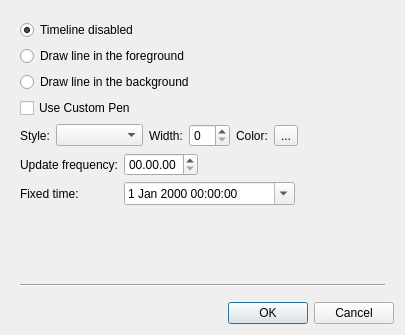
<?xml version="1.0" encoding="UTF-8"?>
<ui version="4.0">
 <class>KGantt::DateTimeTimeLineDialog</class>
 <widget class="QDialog" name="KGantt::DateTimeTimeLineDialog">
  <property name="geometry">
   <rect>
    <x>0</x>
    <y>0</y>
    <width>405</width>
    <height>335</height>
   </rect>
  </property>
  <property name="sizePolicy">
   <sizepolicy hsizetype="Minimum" vsizetype="Preferred">
    <horstretch>0</horstretch>
    <verstretch>0</verstretch>
   </sizepolicy>
  </property>
  <property name="windowTitle">
   <string>Timeline Settings</string>
  </property>
  <layout class="QVBoxLayout" name="verticalLayout_3">
   <item>
    <widget class="QWidget" name="widget" native="true">
     <layout class="QVBoxLayout" name="verticalLayout">
      <item>
       <layout class="QVBoxLayout" name="verticalLayout_2">
        <item>
         <widget class="QRadioButton" name="timeLineDisabled">
          <property name="text">
           <string>Timeline disabled</string>
          </property>
          <property name="checked">
           <bool>true</bool>
          </property>
         </widget>
        </item>
        <item>
         <widget class="QRadioButton" name="foreground">
          <property name="text">
           <string>Draw line in the foreground</string>
          </property>
         </widget>
        </item>
        <item>
         <widget class="QRadioButton" name="background">
          <property name="text">
           <string>Draw line in the background</string>
          </property>
         </widget>
        </item>
       </layout>
      </item>
      <item>
       <widget class="QCheckBox" name="useCustomPen">
        <property name="toolTip">
         <string comment="@info:tooltip">&lt;html&gt;&lt;head/&gt;&lt;body&gt;&lt;p&gt;When deactivated, a cosmetic pen with &lt;span style=&quot; font-style:italic;&quot;&gt;highlight&lt;/span&gt; color will be used.&lt;/p&gt;&lt;/body&gt;&lt;/html&gt;</string>
        </property>
        <property name="text">
         <string>Use Custom Pen</string>
        </property>
       </widget>
      </item>
      <item>
       <layout class="QHBoxLayout" name="horizontalLayout_5">
        <item>
         <layout class="QHBoxLayout" name="horizontalLayout">
          <item>
           <widget class="QLabel" name="label_4">
            <property name="text">
             <string>Style:</string>
            </property>
           </widget>
          </item>
          <item>
           <widget class="KGantt::PenStyleComboBox" name="penStyle">
            <property name="sizePolicy">
             <sizepolicy hsizetype="Minimum" vsizetype="Fixed">
              <horstretch>0</horstretch>
              <verstretch>0</verstretch>
             </sizepolicy>
            </property>
            <property name="minimumSize">
             <size>
              <width>87</width>
              <height>0</height>
             </size>
            </property>
           </widget>
          </item>
          <item>
           <widget class="QLabel" name="label_3">
            <property name="sizePolicy">
             <sizepolicy hsizetype="Minimum" vsizetype="Preferred">
              <horstretch>0</horstretch>
              <verstretch>0</verstretch>
             </sizepolicy>
            </property>
            <property name="text">
             <string>Width:</string>
            </property>
           </widget>
          </item>
          <item>
           <widget class="QSpinBox" name="penWidth"/>
          </item>
         </layout>
        </item>
        <item>
         <layout class="QHBoxLayout" name="horizontalLayout_4"/>
        </item>
        <item>
         <widget class="QLabel" name="label_5">
          <property name="text">
           <string>Color:</string>
          </property>
         </widget>
        </item>
        <item>
         <widget class="QToolButton" name="openColorDialog">
          <property name="sizePolicy">
           <sizepolicy hsizetype="Fixed" vsizetype="Fixed">
            <horstretch>0</horstretch>
            <verstretch>0</verstretch>
           </sizepolicy>
          </property>
          <property name="text">
           <string notr="true">...</string>
          </property>
         </widget>
        </item>
        <item>
         <spacer name="horizontalSpacer_4">
          <property name="orientation">
           <enum>Qt::Horizontal</enum>
          </property>
          <property name="sizeHint" stdset="0">
           <size>
            <width>40</width>
            <height>20</height>
           </size>
          </property>
         </spacer>
        </item>
       </layout>
      </item>
      <item>
       <layout class="QGridLayout" name="gridLayout">
        <item row="0" column="0">
         <widget class="QLabel" name="label_2">
          <property name="text">
           <string>Update frequency:</string>
          </property>
          <property name="buddy">
           <cstring>updateInterval</cstring>
          </property>
         </widget>
        </item>
        <item row="0" column="1">
         <widget class="QTimeEdit" name="updateInterval">
          <property name="toolTip">
           <string comment="@info:tooltip">&lt;html&gt;&lt;head/&gt;&lt;body&gt;&lt;p&gt;Periodically moves the timeline to current datetime. If set to zero, the F&lt;span style=&quot; font-style:italic;&quot;&gt;ixed datetime&lt;/span&gt; is used and the timeline will not move.&lt;/p&gt;&lt;/body&gt;&lt;/html&gt;</string>
          </property>
          <property name="currentSection">
           <enum>QDateTimeEdit::HourSection</enum>
          </property>
          <property name="displayFormat">
           <string notr="true">HH.mm.ss</string>
          </property>
         </widget>
        </item>
        <item row="0" column="2">
         <spacer name="horizontalSpacer_2">
          <property name="orientation">
           <enum>Qt::Horizontal</enum>
          </property>
          <property name="sizeHint" stdset="0">
           <size>
            <width>40</width>
            <height>20</height>
           </size>
          </property>
         </spacer>
        </item>
        <item row="0" column="3">
         <spacer name="horizontalSpacer">
          <property name="orientation">
           <enum>Qt::Horizontal</enum>
          </property>
          <property name="sizeHint" stdset="0">
           <size>
            <width>40</width>
            <height>20</height>
           </size>
          </property>
         </spacer>
        </item>
        <item row="1" column="0">
         <widget class="QLabel" name="label">
          <property name="text">
           <string>Fixed time:</string>
          </property>
          <property name="buddy">
           <cstring>dateTime</cstring>
          </property>
         </widget>
        </item>
        <item row="1" column="1" colspan="2">
         <widget class="QDateTimeEdit" name="dateTime">
          <property name="toolTip">
           <string>&lt;html&gt;&lt;head/&gt;&lt;body&gt;&lt;p&gt;Draws the timeline at this datetime. Only used if &lt;span style=&quot; font-style:italic;&quot;&gt;Update frequency&lt;/span&gt; is zero.&lt;/p&gt;&lt;/body&gt;&lt;/html&gt;</string>
          </property>
          <property name="calendarPopup">
           <bool>true</bool>
          </property>
         </widget>
        </item>
        <item row="1" column="3">
         <spacer name="horizontalSpacer_3">
          <property name="orientation">
           <enum>Qt::Horizontal</enum>
          </property>
          <property name="sizeHint" stdset="0">
           <size>
            <width>40</width>
            <height>20</height>
           </size>
          </property>
         </spacer>
        </item>
       </layout>
      </item>
      <item>
       <spacer name="verticalSpacer">
        <property name="orientation">
         <enum>Qt::Vertical</enum>
        </property>
        <property name="sizeHint" stdset="0">
         <size>
          <width>20</width>
          <height>40</height>
         </size>
        </property>
       </spacer>
      </item>
      <item>
       <widget class="Line" name="line">
        <property name="orientation">
         <enum>Qt::Horizontal</enum>
        </property>
       </widget>
      </item>
     </layout>
    </widget>
   </item>
   <item>
    <widget class="QDialogButtonBox" name="buttonBox">
     <property name="orientation">
      <enum>Qt::Horizontal</enum>
     </property>
     <property name="standardButtons">
      <set>QDialogButtonBox::Cancel|QDialogButtonBox::Ok</set>
     </property>
    </widget>
   </item>
  </layout>
 </widget>
 <customwidgets>
  <customwidget>
   <class>KGantt::PenStyleComboBox</class>
   <extends>QComboBox</extends>
   <header>kganttpenstylecombobox.h</header>
  </customwidget>
 </customwidgets>
 <tabstops>
  <tabstop>timeLineDisabled</tabstop>
  <tabstop>foreground</tabstop>
  <tabstop>background</tabstop>
  <tabstop>useCustomPen</tabstop>
  <tabstop>penStyle</tabstop>
  <tabstop>penWidth</tabstop>
  <tabstop>openColorDialog</tabstop>
  <tabstop>updateInterval</tabstop>
  <tabstop>dateTime</tabstop>
 </tabstops>
 <resources/>
 <connections>
  <connection>
   <sender>buttonBox</sender>
   <signal>accepted()</signal>
   <receiver>KGantt::DateTimeTimeLineDialog</receiver>
   <slot>accept()</slot>
   <hints>
    <hint type="sourcelabel">
     <x>248</x>
     <y>254</y>
    </hint>
    <hint type="destinationlabel">
     <x>157</x>
     <y>274</y>
    </hint>
   </hints>
  </connection>
  <connection>
   <sender>buttonBox</sender>
   <signal>rejected()</signal>
   <receiver>KGantt::DateTimeTimeLineDialog</receiver>
   <slot>reject()</slot>
   <hints>
    <hint type="sourcelabel">
     <x>316</x>
     <y>260</y>
    </hint>
    <hint type="destinationlabel">
     <x>286</x>
     <y>274</y>
    </hint>
   </hints>
  </connection>
 </connections>
</ui>
